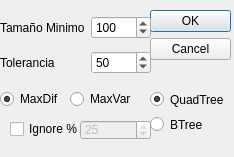
<?xml version="1.0" encoding="UTF-8"?>
<ui version="4.0">
 <class>AlgorithmDialog</class>
 <widget class="QDialog" name="AlgorithmDialog">
  <property name="geometry">
   <rect>
    <x>0</x>
    <y>0</y>
    <width>234</width>
    <height>157</height>
   </rect>
  </property>
  <property name="windowTitle">
   <string>Dialog</string>
  </property>
  <widget class="QDialogButtonBox" name="buttonBox">
   <property name="geometry">
    <rect>
     <x>150</x>
     <y>10</y>
     <width>81</width>
     <height>71</height>
    </rect>
   </property>
   <property name="orientation">
    <enum>Qt::Vertical</enum>
   </property>
   <property name="standardButtons">
    <set>QDialogButtonBox::Cancel|QDialogButtonBox::Ok</set>
   </property>
  </widget>
  <widget class="QWidget" name="gridLayoutWidget">
   <property name="geometry">
    <rect>
     <x>0</x>
     <y>10</y>
     <width>151</width>
     <height>71</height>
    </rect>
   </property>
   <layout class="QGridLayout" name="gridLayout">
    <item row="0" column="1">
     <widget class="QSpinBox" name="MinSizeSpinBox">
      <property name="minimum">
       <number>3</number>
      </property>
      <property name="maximum">
       <number>400</number>
      </property>
      <property name="value">
       <number>100</number>
      </property>
     </widget>
    </item>
    <item row="1" column="1">
     <widget class="QSpinBox" name="MaxDifSpinBox">
      <property name="minimum">
       <number>1</number>
      </property>
      <property name="maximum">
       <number>255</number>
      </property>
      <property name="value">
       <number>50</number>
      </property>
     </widget>
    </item>
    <item row="0" column="0">
     <widget class="QLabel" name="label">
      <property name="enabled">
       <bool>true</bool>
      </property>
      <property name="text">
       <string>Tamaño Minimo</string>
      </property>
     </widget>
    </item>
    <item row="1" column="0">
     <widget class="QLabel" name="label_2">
      <property name="text">
       <string>Tolerancia</string>
      </property>
     </widget>
    </item>
   </layout>
  </widget>
  <widget class="QRadioButton" name="MaxDifRadio">
   <property name="geometry">
    <rect>
     <x>0</x>
     <y>90</y>
     <width>84</width>
     <height>18</height>
    </rect>
   </property>
   <property name="text">
    <string>MaxDif</string>
   </property>
   <property name="checked">
    <bool>true</bool>
   </property>
  </widget>
  <widget class="QRadioButton" name="MaxVarRadio">
   <property name="geometry">
    <rect>
     <x>70</x>
     <y>90</y>
     <width>84</width>
     <height>18</height>
    </rect>
   </property>
   <property name="text">
    <string>MaxVar</string>
   </property>
  </widget>
  <widget class="QCheckBox" name="IgnoreCheck">
   <property name="enabled">
    <bool>true</bool>
   </property>
   <property name="geometry">
    <rect>
     <x>10</x>
     <y>120</y>
     <width>72</width>
     <height>18</height>
    </rect>
   </property>
   <property name="text">
    <string>Ignore %</string>
   </property>
  </widget>
  <widget class="QSpinBox" name="PercentSpin">
   <property name="enabled">
    <bool>false</bool>
   </property>
   <property name="geometry">
    <rect>
     <x>80</x>
     <y>120</y>
     <width>71</width>
     <height>20</height>
    </rect>
   </property>
   <property name="minimum">
    <number>0</number>
   </property>
   <property name="maximum">
    <number>25</number>
   </property>
   <property name="value">
    <number>25</number>
   </property>
  </widget>
  <widget class="QWidget" name="gridLayoutWidget_2">
   <property name="geometry">
    <rect>
     <x>150</x>
     <y>90</y>
     <width>86</width>
     <height>44</height>
    </rect>
   </property>
   <layout class="QGridLayout" name="gridLayout_2">
    <item row="0" column="0">
     <widget class="QRadioButton" name="QuadTreeRadio">
      <property name="text">
       <string>QuadTree</string>
      </property>
      <property name="checked">
       <bool>true</bool>
      </property>
     </widget>
    </item>
    <item row="1" column="0">
     <widget class="QRadioButton" name="BTreeRadio">
      <property name="text">
       <string>BTree</string>
      </property>
     </widget>
    </item>
   </layout>
  </widget>
 </widget>
 <resources/>
 <connections>
  <connection>
   <sender>buttonBox</sender>
   <signal>accepted()</signal>
   <receiver>AlgorithmDialog</receiver>
   <slot>accept()</slot>
   <hints>
    <hint type="sourcelabel">
     <x>248</x>
     <y>254</y>
    </hint>
    <hint type="destinationlabel">
     <x>157</x>
     <y>274</y>
    </hint>
   </hints>
  </connection>
  <connection>
   <sender>buttonBox</sender>
   <signal>rejected()</signal>
   <receiver>AlgorithmDialog</receiver>
   <slot>reject()</slot>
   <hints>
    <hint type="sourcelabel">
     <x>316</x>
     <y>260</y>
    </hint>
    <hint type="destinationlabel">
     <x>286</x>
     <y>274</y>
    </hint>
   </hints>
  </connection>
  <connection>
   <sender>MaxDifRadio</sender>
   <signal>toggled(bool)</signal>
   <receiver>IgnoreCheck</receiver>
   <slot>setEnabled(bool)</slot>
   <hints>
    <hint type="sourcelabel">
     <x>41</x>
     <y>98</y>
    </hint>
    <hint type="destinationlabel">
     <x>45</x>
     <y>128</y>
    </hint>
   </hints>
  </connection>
  <connection>
   <sender>IgnoreCheck</sender>
   <signal>clicked(bool)</signal>
   <receiver>PercentSpin</receiver>
   <slot>setEnabled(bool)</slot>
   <hints>
    <hint type="sourcelabel">
     <x>45</x>
     <y>128</y>
    </hint>
    <hint type="destinationlabel">
     <x>115</x>
     <y>129</y>
    </hint>
   </hints>
  </connection>
  <connection>
   <sender>MaxDifRadio</sender>
   <signal>toggled(bool)</signal>
   <receiver>PercentSpin</receiver>
   <slot>setEnabled(bool)</slot>
   <hints>
    <hint type="sourcelabel">
     <x>41</x>
     <y>98</y>
    </hint>
    <hint type="destinationlabel">
     <x>115</x>
     <y>129</y>
    </hint>
   </hints>
  </connection>
 </connections>
</ui>
